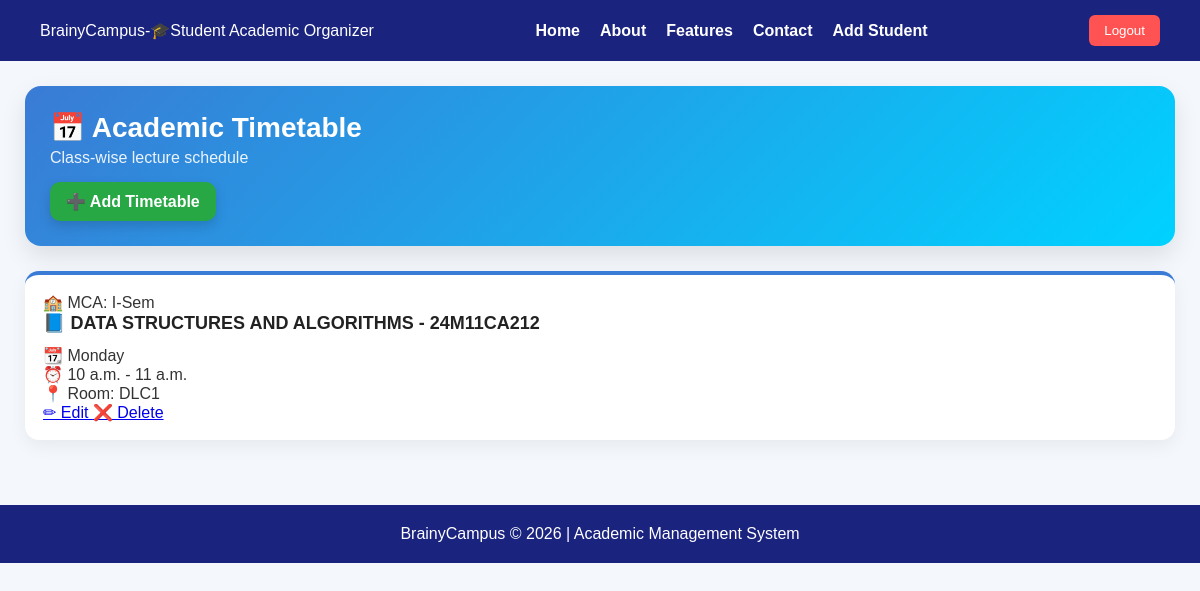
The app's page /timetable/ (signed in) with its own data.
### myapp/models.py (models this page shows, shortened)
class Timetable(models.Model):
    DAY_CHOICES = [
        ('Monday', 'Monday'),
        ('Tuesday', 'Tuesday'),
        ('Wednesday', 'Wednesday'),
        ('Thursday', 'Thursday'),
        ('Friday', 'Friday'),
        ('Saturday', 'Saturday'),
    ]
    class_name = models.CharField(max_length=50)
    day = models.CharField(max_length=20, choices=DAY_CHOICES)
    subject = models.CharField(max_length=100)
    start_time = models.TimeField()
    end_time = models.TimeField()
    room = models.CharField(
        max_length=50,
        blank=True,
        null=True
    )
    class Meta:
        ordering = ['day', 'start_time']

### myapp/views.py (the view)
# urls.py: path('timetable/', views.timetable_view, name='timetable'),
@login_required
def timetable_view(request):
    data = Timetable.objects.all().order_by('day', 'start_time')
    return render(request, 'timetable.html', {'timetable': data})

### myapp/templates/timetable.html
{% extends 'base.html' %}
{% load static %}
{% block content %}
<link rel="stylesheet" href="{% static 'timetable.css' %}">
<div class="tt-wrapper">
    <div class="tt-header">
        <h1>📅 Academic Timetable</h1>
        <p>Class-wise lecture schedule</p>
        {% if request.user.is_staff %}
            <a href="{% url 'add_timetable' %}" class="btn-add">
                ➕ Add Timetable
            </a>
        {% endif %}
    </div>
    <div class="tt-grid">
        {% for t in timetable %}
        <div class="tt-card">
            <div class="tt-class">
                🏫 {{ t.class_name }}
            </div>
            <div class="tt-subject">
                📘 {{ t.subject }}
            </div>
            <div class="tt-details">
                <p>📆 {{ t.day }}</p>
                <p>⏰ {{ t.start_time }} - {{ t.end_time }}</p>
                <p>📍 Room: {{ t.room }}</p>
            </div>
            {% if request.user.is_staff or request.user.is_superuser %}
            <div class="tt-actions">
                <a href="{% url 'edit_timetable' t.id %}" class="edit-btn">
                    ✏ Edit
                </a>
                <a href="{% url 'delete_timetable' t.id %}" class="delete-btn">
                    ❌ Delete
                </a>
            </div>
            {% endif %}
        </div>
        {% empty %}
        <p>No timetable found</p>
        {% endfor %}
    </div>
</div>
{% endblock %}

### myapp/static/style.css (style rules this page uses)
html { scroll-behavior:smooth; }
* { margin:0; padding:0; box-sizing:border-box; font-family:'Montserrat',sans-serif; scroll-behavior:smooth; }
body { background:#f4f6fb; color:#333; }

### myapp/static/attendance.css (style rules this page uses)
* { margin: 0; padding: 0; box-sizing: border-box; }
body { background: #f4f7fc; font-family: 'Poppins', sans-serif; color: #333; }

### myapp/static/timetable.css (style rules this page uses)
.tt-wrapper { padding: 25px; }
.tt-header { background: linear-gradient(135deg, #3a7bd5, #00d2ff); color: white; padding: 25px; border-radius: 16px; margin-bottom: 25px; box-shadow: 0 10px 25px rgba(0,0,0,0.1); }
.tt-header h1 { margin: 0; font-size: 28px; }
.tt-header p { margin-top: 5px; opacity: 0.9; }
.tt-grid { display: grid; grid-template-columns: repeat(auto-fit, minmax(260px, 1fr)); gap: 18px; }
.tt-card { background: #fff; border-radius: 14px; padding: 18px; box-shadow: 0 6px 18px rgba(0,0,0,0.06); border-top: 4px solid #3a7bd5; transition: 0.3s; }
.tt-subject { font-size: 18px; font-weight: 600; color: #222; margin-bottom: 12px; }
.btn-add { display: inline-block; margin-top: 15px; padding: 10px 16px; background: #28a745; color: white; font-weight: 600; border-radius: 10px; text-decoration: none; transition: 0.3s; box-shadow: 0 5px 12px rgba(0,0,0,0.15); }

### records on screen
Timetable: class_name "MCA: I-Sem", subject "DATA STRUCTURES AND ALGORITHMS - 24M11CA212", day "Monday", start_time "10 a.m.", end_time "11 a.m.", room "DLC1"
